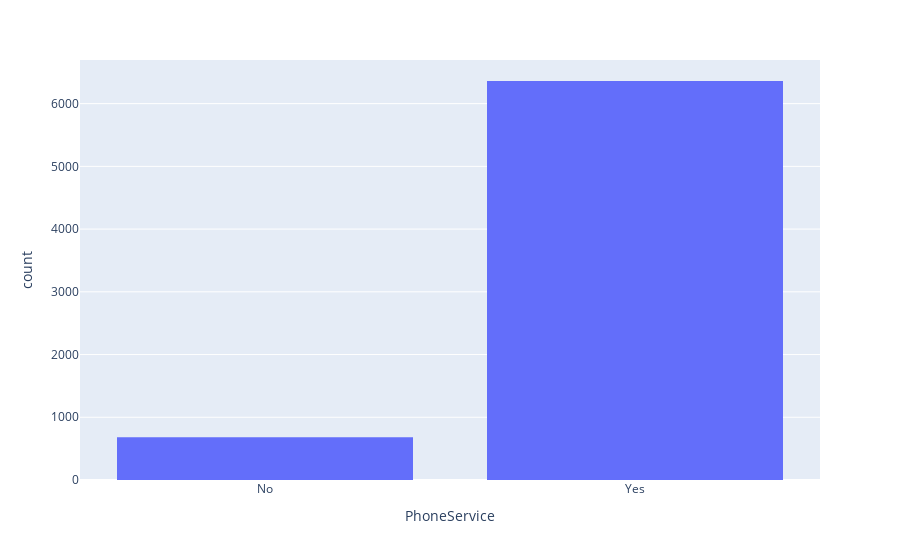

The notebook cell this image was saved under:
### Code cell
# Histogram Of Service
px.histogram(df,'PhoneService')

### Figure 1 — Plotly figure (JSON) as saved in the notebook; plotly's stock layout.template omitted (floating-point values rounded to 4 significant figures; data arrays with more than 128 entries replaced by an {"elided": "..."} marker saying what was removed)
{"data": [{"alignmentgroup": "True", "bingroup": "x", "hovertemplate": "PhoneService=%{x}<br>count=%{y}<extra></extra>", "legendgroup": "", "marker": {"color": "#636efa", "pattern": {"shape": ""}}, "name": "", "offsetgroup": "", "orientation": "v", "showlegend": false, "type": "histogram", "x": {"elided": "7043 str values"}, "xaxis": "x", "yaxis": "y"}], "layout": {"barmode": "relative", "legend": {"tracegroupgap": 0}, "margin": {"t": 60}, "xaxis": {"anchor": "y", "domain": [0, 1], "title": {"text": "PhoneService"}}, "yaxis": {"anchor": "x", "domain": [0, 1], "title": {"text": "count"}}}}
